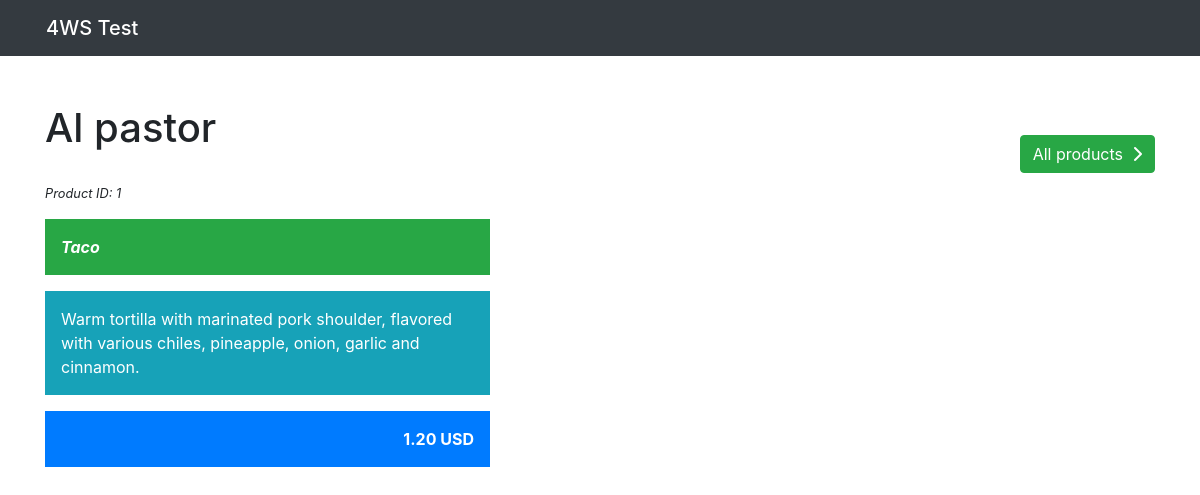
Screenshot of /product.php?id=1 with the database file from the repository.
### tables this page shows
CREATE TABLE `products` (
  `prod_id` int(11) NOT NULL,
  `prod_name` varchar(355) NOT NULL,
  `prod_descr` text NOT NULL,
  `prod_price` decimal(10,2) NOT NULL,
  `prod_cat` int(11) NOT NULL
);

CREATE TABLE `categories` (
  `cat_id` int(11) NOT NULL,
  `cat_name` varchar(255) NOT NULL,
  `cat_descr` text NOT NULL
);

### includes/getItem.php (called while the page is built)
<?php
    function getItem($id) {
        include('db.php');
        $getItemQuery = "SELECT * FROM products where prod_id = '$id'";
        $runGetItemQuery = mysqli_query($con, $getItemQuery);
        while ($rowItems = mysqli_fetch_array($runGetItemQuery)) {
            $oProduct = new stdClass();
            $oProduct->id = $id;
            $oProduct->name = $rowItems['prod_name'];
            $oProduct->descr = $rowItems['prod_descr'];
            $oProduct->price = $rowItems['prod_price'];
            $oProduct->cat = $rowItems['prod_cat'];
        }
        return $oProduct;
    }
?>

### includes/getCategories.php (called while the page is built, shortened)
<?php
    $getCategories = "select * from categories";
    $runCategories = mysqli_query($con, $getCategories);
    $categories = array();
    while ($rowCategories = mysqli_fetch_array($runCategories)) {
        $oCategory = new stdClass();
        $oCategory->id = $rowCategories['cat_id'];
        $oCategory->name = $rowCategories['cat_name'];
    }
?>

### includes/getCategoryName.php (called while the page is built)
<?php
    function getCategoryName($catId) {
        global $categories;
        foreach ($categories as $oCat) {
            if($oCat->id === $catId) {
                $catName = $oCat->name;
                return $catName;
            }
        }
    }
?>

### product.php (the view, shortened to what this page needs)
<!DOCTYPE>
<?php
    include('includes/db.php');
    include('includes/getItem.php');
    include('includes/getCategories.php');
    include('includes/getCategoryName.php');
    if (isset($_GET['id'])){
        $prodId = $_GET['id'];
        $oProduct = getItem($prodId);
        $prodName = $oProduct->name;
        $prodDescr = $oProduct->descr;
        $prodPrice = $oProduct->price;
        $prodCat = getCategoryName($oProduct->cat);
    }
?>
<html lang="en-US">
    <head>
        <?php include("includes/components/head.php"); ?>
    </head>
    <body>
        <?php include("includes/components/header.php"); ?>
        <main class="container my-5">
            <div class="row">
                <div class="col">
                    <h1><?= $prodName ?></h1>
                    <br />
                    <small><i>Product ID: <?= $prodId ?></i></small>
                </div>
                <div class="col text-right pageTopRightControlBtn">
                    <a href="index.php" target="_blank" id="goToProductList" class="btn btn-success">All products&nbsp;&nbsp;<i class="fas fa-chevron-right"></i></a>
                </div>
            </div>
            <div class="row mt-3">
                <div class="col">
                    <div class="row">
                        <div class="col-md-5 col-sm-8">
                            <div class="p-3 mb-3 bg-success text-white"><strong><i><?= $prodCat ?></i></strong></div>
                        </div>
                    </div>
                    <?php if ($prodDescr !== "") { ?>
                        <div class="row">
                            <div class="col-md-5 col-sm-8">
                                <div class="p-3 mb-3 bg-info text-white"><?= $prodDescr ?></div>
                            </div>
                        </div>
                    <?php } ?>
                    <div class="row">
                        <div class="col-md-5 col-sm-8">
                            <div class="p-3 mb-3 bg-primary text-white text-right"><strong><?= $prodPrice ?> USD</strong></div>
                        </div>
                    </div>
                </div>
            </div>
        </main>
    </body>
</html>

### rows the page displays
products: prod_name "Al pastor", prod_cat.cat_name "Taco", prod_descr "Warm tortilla with marinated pork shoulder, flavored with various chiles, pineapple, onion, garlic and cinnamon.", prod_price "1.20"

### other values shown
$prodId "1"
